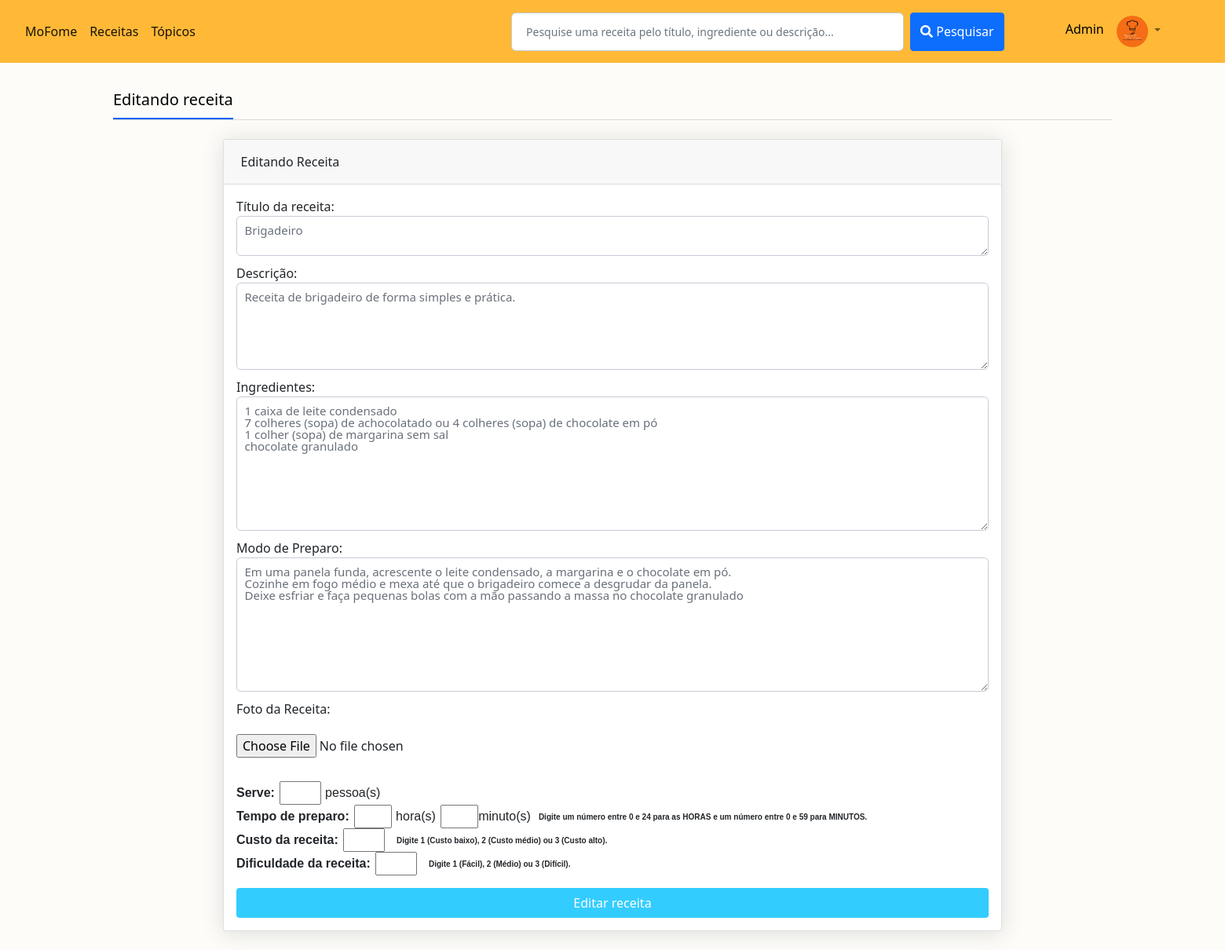
/receitas/2/editar/ (signed in), run on the app's committed database.
### usuarios/models.py (models this page shows, shortened)
class Profile(models.Model):
    user = models.OneToOneField(User, on_delete=models.CASCADE)
    image = models.ImageField(default='default.jpg', upload_to='profile_pics')
    modo_privacidade = models.IntegerField(default=0)
    receitas_avaliadas = models.ManyToManyField(modelsMoFome.Receita, related_name='avaliadores', blank=True)
    receitas_favoritas = models.ManyToManyField(modelsMoFome.Receita, related_name='favoritas', blank=True)

### MoFome/models.py (models this page shows, shortened)
class Receita(models.Model):
    title = models.CharField(max_length=80)
    ingredientes = models.TextField()
    descricao = models.TextField()
    modo_de_preparo = models.TextField()
    imagem = models.ImageField(default='MoFome.jpg', upload_to='receita_pics')
    data_do_post = models.DateTimeField(default=timezone.now)
    autor = models.ForeignKey(User, on_delete=models.CASCADE)
    avaliacao = models.IntegerField()
    quantidade_de_avaliacoes = models.IntegerField()
    horas = models.IntegerField()
    minutos = models.IntegerField()
    custo = models.IntegerField()
    dificuldade = models.IntegerField()
    pessoas = models.IntegerField()
    media = models.DecimalField(max_digits=4,
        decimal_places=2,
        null=True,
        blank=True,
    )

### MoFome/views.py (the view, shortened to what this page needs)
# urls.py: path('receitas/<int:pk>/editar/', ReceitaUpdateView.as_view() , name='receitas-update'),
class ReceitaUpdateView(LoginRequiredMixin, UserPassesTestMixin, UpdateView, View):
    model = Receita
    template_name = 'MoFome/receita_update.html'
    def get(self, request, pk):
        receita = Receita.objects.get(pk=pk)
        context = {'receita': receita}
        return render(request, self.template_name, context)
    def test_func(self):
        receita = self.get_object()
        if self.request.user == receita.autor:
            return True
        return False

### MoFome/templates/MoFome/receita_update.html (shortened to what this page needs)
	{% extends 'MoFome/base.html' %}
	{% block conteudo %}
	<body>
			<div class="container-xl px-4 mt-4">
				<nav class="nav nav-borders">
				<a class="nav-link active ms-0"  style="color: black; font-size: 20px;" href="{% url 'receitas' %}">Editando receita</a>
				</nav>
			<hr class="mt-0 mb-4">
						</div>
				<div class="col-xl-8 container">
					<div class="card mb-4" >
						<div class="card-header">Editando Receita</div>
						<div class="card-body">
							<form method="post" action="{% url 'receitas-update' pk=receita.id %}" enctype="multipart/form-data">
								<div>
									Título da receita:<textarea class="form-control" minlength=5 maxlength=200 rows=2 name="titulo" type="text" style="font-size: 15px; padding: 9.5px; margin-bottom: 10px;">{{receita.title}}</textarea>
								</div>
								<div>
									Descrição:<textarea class="form-control" minlength=5 maxlength=400 rows=6 name="descricao" type="text" style="font-size: 15px; padding: 9.5px; margin-bottom: 10px;">{{receita.descricao}}</textarea>
								</div>
								<div>
									Ingredientes:<textarea class="form-control" minlength=5 rows=10 name="ingredientes" minlength=20 maxlength=5000 type="text" style="font-size: 15px; padding: 9.5px; margin-bottom: 10px;">{{receita.ingredientes}}</textarea>
								</div>
								<div>
									Modo de Preparo:<textarea class="form-control" minlength=5 rows=10  name="modo de preparo" minlength=20 maxlength=5000 type="text" style="font-size: 15px; padding: 9.5px; margin-bottom: 10px;">{{receita.modo_de_preparo}}</textarea>
								</div>
								<div>
									Foto da Receita:
									<input style="width: 2000px; margin-top: 20px;" type="file" name="receita_imagem"   size="5000000" accept="image/jpeg,image/png">
								</div>
										  <div style="display: flex; align-items: center; font-family: Arial, sans-serif; margin-top: 30px;">
											<strong>Serve:</strong>
											<input  class="input-with-line" name="pessoas" id="pessoas" type="number" style="font-size: 16px; margin-right: 5px; width: 5.5%; margin-left: 6.5px;" id="validateInput" required> pessoa(s)
										</div>
										  <div style="display: flex; align-items: center; font-family: Arial, sans-serif;">
											<strong>Tempo de preparo:</strong>
											<input class="input-with-line" type="number" id="horas" name="horas" style="font-size: 16px; margin-right: 5px; width: 5%; margin-left: 6.5px; " id="validateInput" required>hora(s)
											<input  class="input-with-line" type="number" id="minutos" name="minutos" style="font-size: 16px; margin-left: 5px; width: 5%; margin-left: 6.5px;" id="validateInput" required>minuto(s)
											<strong style="font-size: 10px; text-align: end; margin-left: 10px;">Digite um número entre 0 e 24 para as HORAS e um número entre 0 e 59 para MINUTOS.</strong>
										  </div>
										  <div style="display: flex; align-items: center; font-family: Arial, sans-serif;">
											<strong>Custo da receita:</strong>
											<input  class="input-with-line" name="custo" type="number" style="font-size: 16px; margin-right: 5px; width: 5.5%; margin-left: 6.5px;" id="validateInput" required>
											<strong style="font-size: 10px; text-align: end; margin-left: 10px;">Digite 1 (Custo baixo), 2 (Custo médio) ou 3 (Custo alto).</strong>
										  </div>
										  <div style="display: flex; align-items: center; font-family: Arial, sans-serif;">
											<strong>Dificuldade da receita:</strong>
											<input  class="input-with-line" name="dificuldade" type="number" style="font-size: 16px; margin-right: 5px; width: 5.5%; margin-left: 6.5px;" id="validateInput" required>
											<strong style="font-size: 10px; text-align: end; margin-left: 10px;">Digite 1 (Fácil), 2 (Médio) ou 3 (Difícil).</strong>
										  </div>
										  <div class="d-flex justify-content-center mt-3 login_container" style="color: blue;">
											<input class="btn login_btn" type="submit" value="Editar receita">
										</div>
									</div>
								</div>
						</div>
	{% endblock %}

### MoFome/templates/MoFome/base.html (shortened to what this page needs)
<!doctype html>
<html lang="pt-BR">
  <head>
    <link rel="stylesheet">
    <link href="https://cdnjs.cloudflare.com/ajax/libs/font-awesome/6.0.0-beta3/css/all.min.css" rel="stylesheet">
    <link rel="stylesheet" href="https://cdn.jsdelivr.net/npm/bootstrap@5.5.2/dist/css/bootstrap.min.css">
    <link href="https://cdnjs.cloudflare.com/ajax/libs/font-awesome/6.0.0-beta3/css/all.min.css" rel="stylesheet">
    <link rel="stylesheet" href="https://cdnjs.cloudflare.com/ajax/libs/font-awesome/5.15.4/css/all.min.css">
    <link href="https://cdn.jsdelivr.net/npm/bootstrap@5.0.2/dist/css/bootstrap.min.css" rel="stylesheet">
  </head>
  <body style="background-color: #fdfcf9" >
    <nav class="navbar navbar-expand-lg navbar-light" style="background-color: rgb(255, 185, 55); height: 80px;">
        <div class="container-fluid">
          <div class="collapse navbar-collapse" id="navbarScroll">
            <ul class="navbar-nav me-auto my-2 my-lg-0 navbar-nav-scroll" style="--bs-scroll-height: 100px;">
              <li class="nav-item">
                <a class="nav-link active" aria-current="page" href="{% url 'home' %}">MoFome</a>
              </li>
              <li class="nav-item dropdown">
                <a class="nav-link active" aria-current="page" href="{% url 'receitas' %}">Receitas</a>
            </li>
              <li class="nav-item dropdown">
                <a class="nav-link active" aria-current="page" href="{% url 'topicos' %}">Tópicos</a>
            </li>
            </ul>
            <form class="d-flex" action="{% url 'filtro-de-receitas' %}" method="get">
              <input class="form-control me-2" name="palavra pesquisada" type="search" placeholder="Pesquise uma receita pelo título, ingrediente ou descrição..." aria-label="Search" style="width: 500px;" id="validationServerUsername" required>
              <button class="btn btn-primary" type="submit" style="margin-right: 40px;">
                <i class="fas fa-search"></i> Pesquisar
            </button>
            </form>
            <ul class="navbar-nav">
                <li class="nav-item">
                    {% if user.is_authenticated %}
                        {% if user.username == "Momesso" %}
                            <li class="nav-item">
                                <a href="{% url 'admin:index' %}" class="nav-link"  style="color: black; margin-top: 5px; margin-left: 30px;">Admin</a>
                            </li>
                        {% endif %}
                        <li class="nav-item dropdown" style="margin-right: 50px;">
                          <a href="#" class="nav-link dropdown-toggle" id="profileDropdown" role="button" data-bs-toggle="dropdown" aria-expanded="false">
                              <img class="rounded-circle img-account-profile"  src="{{ user.profile.image.url }}" style="width: 40px; height: 40px;" alt="Perfil">
                          </a>
                      </li>
                    {% endif %}
                </li>
            </ul>
          </div>
        </div>
      </nav>
    {% block conteudo %}
    {% endblock %}
  </body>
</html>

### MoFome/templates/MoFome/receita_update.html (style rules this page uses)
body { background-color:#f2f6fc; color:#69707a; }
.img-account-profile { height: 175px; width: 175px; }
.rounded-circle { border-radius: 100% !important; }
.card { box-shadow: 0 0.15rem 1.75rem 0 rgb(33 40 50 / 15%); }
.card .card-header { font-weight: 500; }
.card-header:first-child { border-radius: 0.35rem 0.35rem 0 0; }
.card-header { padding: 1rem 1.35rem; margin-bottom: 0; background-color: rgba(33, 40, 50, 0.03); border-bottom: 1px solid rgba(33, 40, 50, 0.125); }
.form-control, .dataTable-input { display: block; width: 100%; padding: 0.875rem 1.125rem; font-size: 0.875rem; font-weight: 400; line-height: 1; color: #69707a; background-color: #fff; background-clip: padding-box; border: 1px solid #c5ccd6; -webkit-appearance: none; -moz-appearance: none; appearance: none; border-radius: 0.35rem; transition: border-color 0.15s ease-in-out, box-shadow 0.15s ease-in-out; }
.nav-borders .nav-link.active { color: #0061f2; border-bottom-color: #0061f2; }
.login_btn { width: 100%; background: #33ccff !important; color: white !important; }
.nav-borders .nav-link { color: #69707a; border-bottom-width: 0.125rem; border-bottom-style: solid; border-bottom-color: transparent; padding-top: 0.5rem; padding-bottom: 0.5rem; padding-left: 0; padding-right: 0; margin-left: 1rem; margin-right: 1rem; }

### data on the page
Receita: titulo "Brigadeiro", descricao "Receita de brigadeiro de forma simples e prática.", ingredientes "1 caixa de leite condensado 7 colheres (sopa) de achocolatado ou 4 colheres (sopa) de chocolate em pó 1 colher (sopa) de margarina sem sal chocolate granulado", modo_de_preparo "Em uma panela funda, acrescente o leite condensado, a margarina e o chocolate em pó. Cozinhe em fogo médio e mexa até que o brigadeiro comece a desgrudar da panela. Deixe esfriar e faça pequenas bolas com a mão passando a massa no chocolate granulado"
